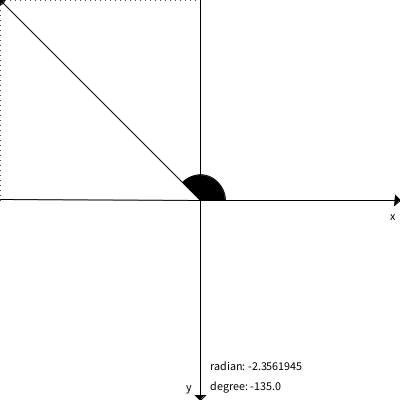
Frame 1 (no input)
Frame 60 (the mouse pressed at the canvas centre just before this capture): identical to frame 1, image omitted
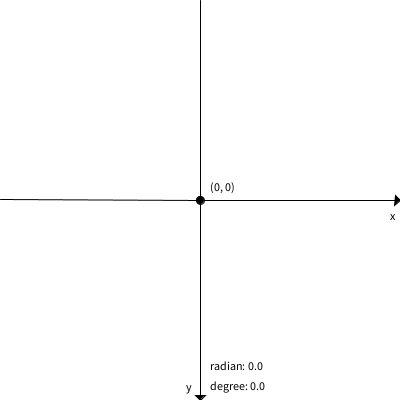
Frame 120 (the mouse held since frame 60 and released just before this capture)

The Processing sketch that drew these frames (run headless with seeded random() and noise(); from frame 60 on, the mouse is pressed at the canvas centre):

// Processing sketch: atan2
// ── atan2.pde
float axisRadius = 200 ;

void setup() {
  size(400, 400) ;
  noCursor() ;
  smooth() ;
  fill(0) ; // necessary for displaying any fonts
}

void draw() {
  background(255) ;
  displayAxes(axisRadius) ;
  translate(width / 2, height / 2) ;
  float pointY = mouseY - height / 2 ;
  float pointX = mouseX - width / 2 ;
  float angle = atan2(pointY, pointX) ;
  text("radian: " + angle, 10, axisRadius - 30) ;
  text("degree: " + degrees(angle), 10, axisRadius - 10) ;
  ellipse(pointX, pointY, 8, 8) ;
  line(0, 0, pointX, pointY) ;
  if (angle > 0) {
    arc(0, 0, 50, 50, 0, angle) ;
    text("(" + int(pointX) + ", " + int(pointY) + ")", pointX + 10, pointY + 20) ;
  } else {
    arc(0, 0, 50, 50, angle, 0) ;
    text("(" + int(pointX) + ", " + int(pointY) + ")", pointX + 10, pointY - 10) ;
  }
  if (pointX > 0) {
    for (float x = 0 ; x < pointX ; x += 5) {
      point(x, pointY) ;
    }
  } else {
    for (float x = 0 ; x > pointX ; x -= 5) {
      point(x, pointY) ;
    }
  }
  if (pointY > 0) {
    for (float y = 0 ; y < pointY ; y += 5) {
      point(pointX, y) ;
    }
  } else {
    for (float y = 0 ; y > pointY ; y -= 5) {
      point(pointX, y) ;
    }
  }
}

void displayAxes(float axisRadius) {
  pushMatrix() ;
  translate(width / 2, height / 2) ;
  for (int i = 0 ; i < 4 ; i++) {
    pushMatrix() ;
    rotate(i * HALF_PI) ;
    if (i == 0 || i == 3) {
      pushMatrix() ;
      translate(0, axisRadius) ;
      triangle(0, 0, - 5, - 5, 5, - 5) ;
      switch (i) {
      case 0:
        text("y", - 15, - 10) ;
        break ;
      case 3:
        pushMatrix() ;
        translate(- 20, - 10) ;
        rotate(HALF_PI) ;
        text("x", 0, 0) ;
        popMatrix() ;
      }
      popMatrix() ;
    }
    line(0, 0, 0, axisRadius) ;
    popMatrix() ;
  }
  popMatrix() ;
}
